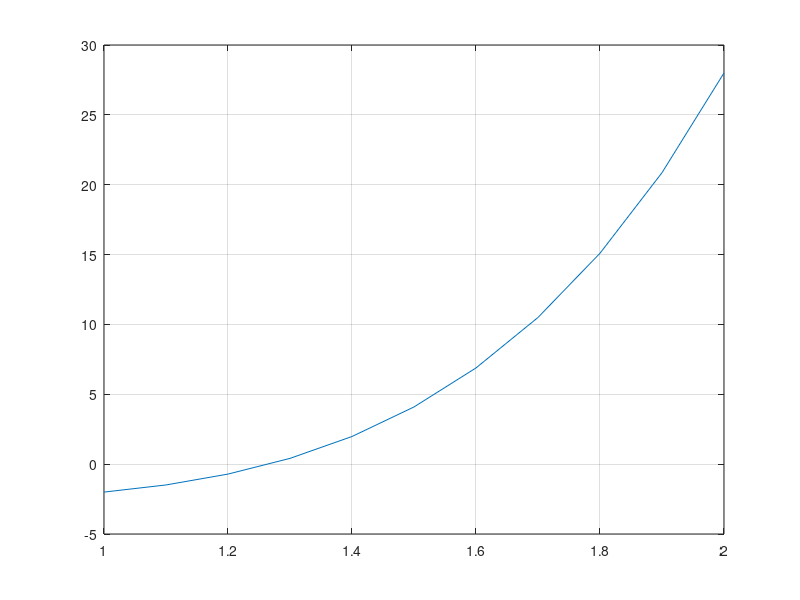

The MATLAB script that drew this image:
% График для отделения корней
x = 1:0.1:2;
y = x.^5 - x - 2;
plot(x, y);
grid on;
print -dpng 'plot.png';
disp('График сохранен в plot.png');